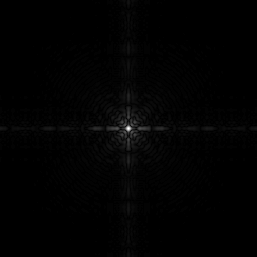
%> input picture dip/数字图像处理/chapter 3/images_ch03/Fig0305(a)(spectrum).tif, 257 x 257 px
$ octave DIP_EX3_02.m   (GNU Octave 9; MATLAB toolbox functions it lacks are replaced by stand-ins)
%> lines starting %> are read from the running program, lines starting %| are printed output that depends on the picture

%% 例3.2 使用对数变换   减小动态范围
clc
clear

f = imread('.\images_ch03\Fig0305(a)(spectrum).tif');
%> f is the input picture: size 257x257 uint8; min 0, max 255, mean 2.1
%imfinfo(f)

subplot(121),imshow(f),subplot(122),imhist(f),axis tight
%> after `axis tight`:
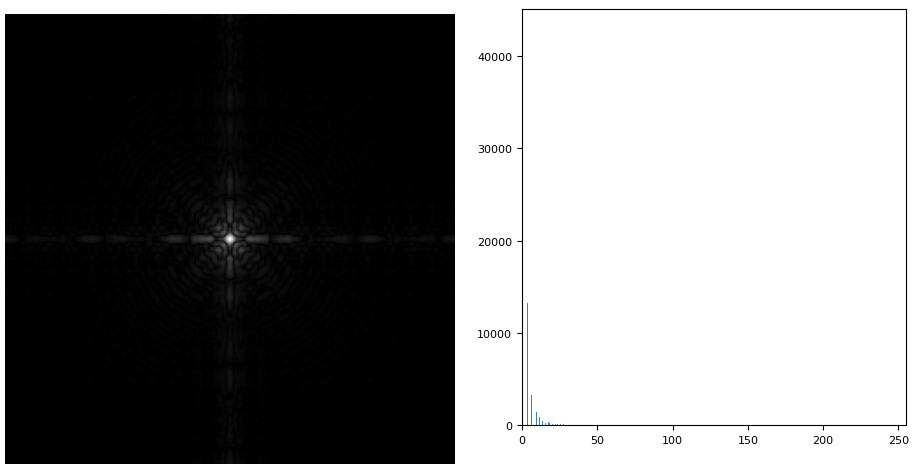
%> figure redrawn from the program's plot data, 2 panels

g = im2uint8(mat2gray(log(1 + double(f))));
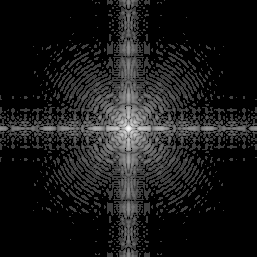
%> g: size 257x257 uint8; min 0, max 255, mean 25.6
figure,subplot(121),imshow(g),subplot(122),imhist(g),axis tight
title('使用对数变换减小动态范围')
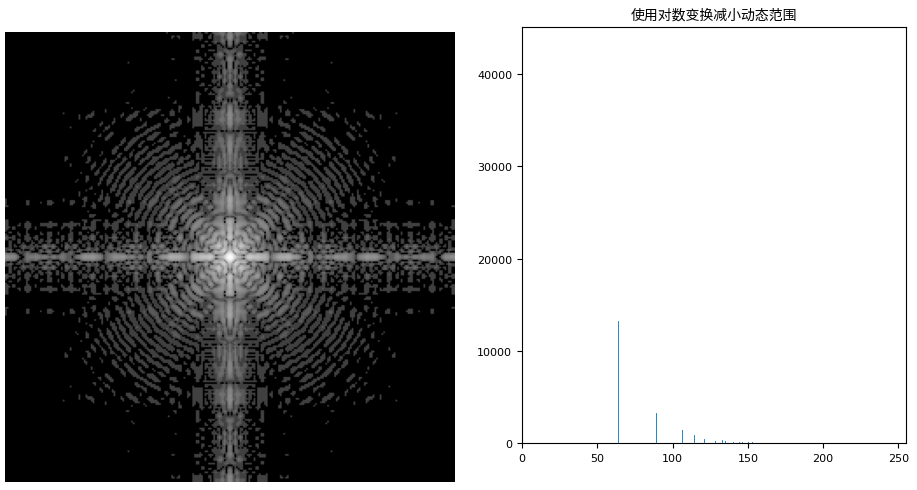
%> figure redrawn from the program's plot data, 2 panels
%imfinfo(g)
% axis([0 255 0 4000])

% 对比度拉伸变换
m = 5;
E = 10;
h = im2uint8(mat2gray(1./(1 + (m./(double(f) + eps)).^E)));
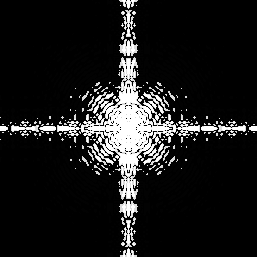
%> h: size 257x257 uint8; min 0, max 255, mean 28.2
%imfinfo(h)
figure,subplot(121),imshow(h),subplot(122),imhist(h),axis tight
title('使用对比度拉伸变换')
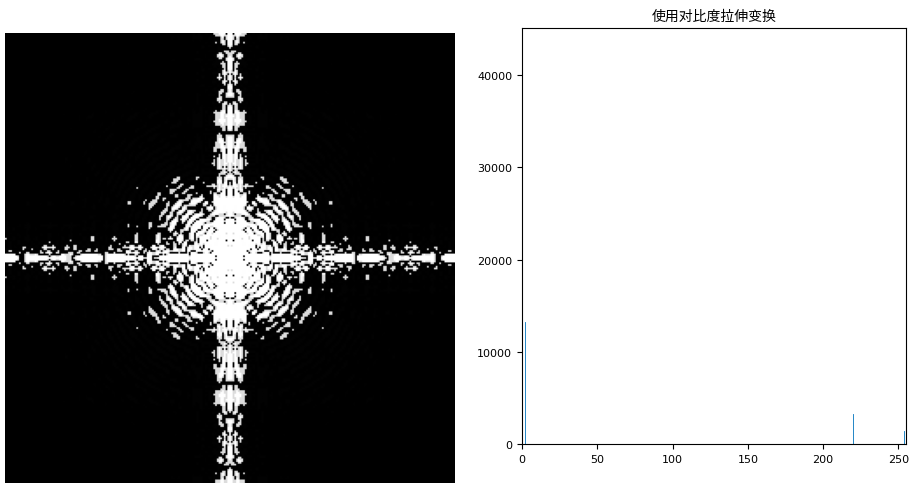
%> figure redrawn from the program's plot data, 2 panels
